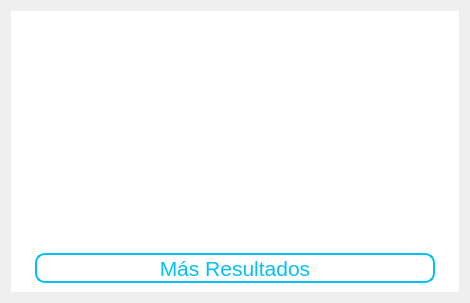
          <widget class="QWidget" name="pagetableView">
           <layout class="QVBoxLayout" name="verticalLayout_43">
            <item>
             <widget class="QWidget" name="widget_10" native="true">
              <property name="styleSheet">
               <string notr="true">background-color:white;</string>
              </property>
              <layout class="QVBoxLayout" name="verticalLayout_42">
               <property name="leftMargin">
                <number>24</number>
               </property>
               <property name="topMargin">
                <number>24</number>
               </property>
               <property name="rightMargin">
                <number>24</number>
               </property>
               <item>
                <widget class="QTableView" name="tableViewTotalAdquisitions">
                 <property name="font">
                  <font>
                   <family>helvetica neue</family>
                   <pointsize>16</pointsize>
                   <weight>12</weight>
                   <bold>false</bold>
                  </font>
                 </property>
                 <property name="styleSheet">
                  <string notr="true">alternate-background-color:  #f0f0f0;
</string>
                 </property>
                 <property name="frameShape">
                  <enum>QFrame::NoFrame</enum>
                 </property>
                 <property name="editTriggers">
                  <set>QAbstractItemView::NoEditTriggers</set>
                 </property>
                 <property name="alternatingRowColors">
                  <bool>true</bool>
                 </property>
                 <property name="selectionMode">
                  <enum>QAbstractItemView::SingleSelection</enum>
                 </property>
                 <property name="selectionBehavior">
                  <enum>QAbstractItemView::SelectRows</enum>
                 </property>
                 <property name="gridStyle">
                  <enum>Qt::NoPen</enum>
                 </property>
                 <attribute name="verticalHeaderShowSortIndicator" stdset="0">
                  <bool>false</bool>
                 </attribute>
                </widget>
               </item>
               <item>
                <spacer name="verticalSpacer_16">
                 <property name="orientation">
                  <enum>Qt::Vertical</enum>
                 </property>
                 <property name="sizeType">
                  <enum>QSizePolicy::Preferred</enum>
                 </property>
                 <property name="sizeHint" stdset="0">
                  <size>
                   <width>20</width>
                   <height>20</height>
                  </size>
                 </property>
                </spacer>
               </item>
               <item alignment="Qt::AlignHCenter">
                <widget class="QPushButton" name="pushButtonMorePurchasesResults">
                 <property name="minimumSize">
                  <size>
                   <width>400</width>
                   <height>30</height>
                  </size>
                 </property>
                 <property name="maximumSize">
                  <size>
                   <width>400</width>
                   <height>16777215</height>
                  </size>
                 </property>
                 <property name="styleSheet">
                  <string notr="true">QPushButton{
	background-color:rgba(3,191,245,0);
	border-radius: 10px;
	border: 1.5px solid #03bff5;
	font-family: helvetica neue;
	font-style: 100;
	font-size: 16pt;
	color: #03bff5;
}


QPushButton:hover {
    background-color:rgba(3,191,245,50);
	border-radius: 10px;
	border: 1.5px solid #03bff5;
	font-family: helvetica neue;
	font-style: 100;
	font-size: 16pt;
	color: #03bff5;
}


QPushButton:pressed {
    background-color:rgba(3,191,245,150);
	border-radius: 10px;
	border: 1.5px solid #03bff5;
	font-family: helvetica neue;
	font-style: 100;
	font-size: 16pt;
	color: #03bff5;
}

QPushButton:checked {
    background-color:rgba(3,191,245,255);
	border-radius: 10px;
	border: 1.5px solid #03bff5;
	font-family: helvetica neue;
	font-style: 100;
	font-size: 16pt;
	color: white;
}

</string>
                 </property>
                 <property name="text">
                  <string>Más Resultados</string>
                 </property>
                </widget>
               </item>
              </layout>
             </widget>
            </item>
           </layout>
          </widget>
